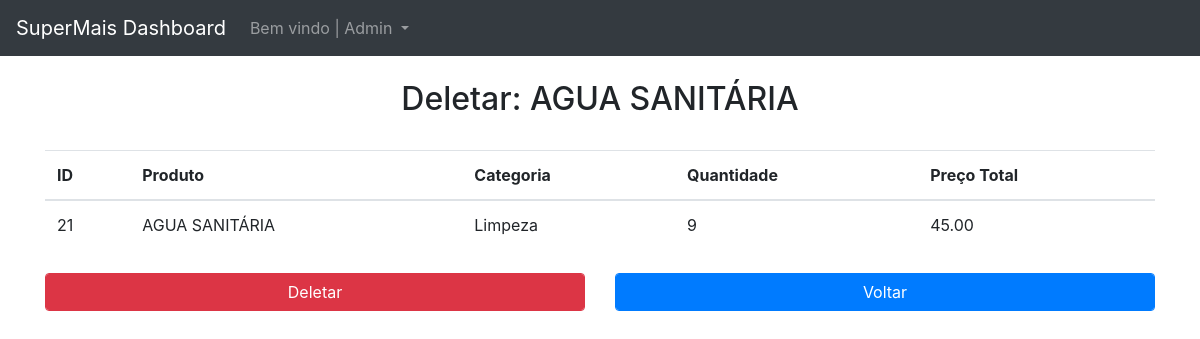
/dashboard/produtos/deletar/21, run on an earlier commit of the app's database.
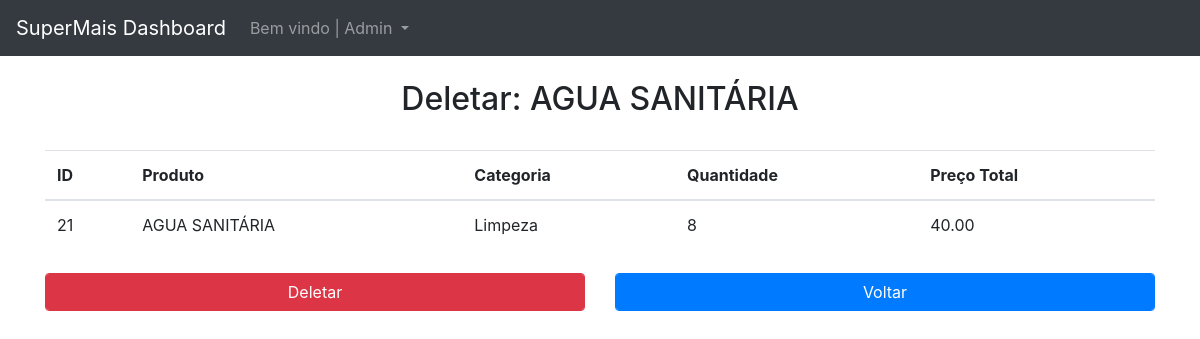
And on a later commit of the database.
### dashboard/models.py (models this page shows, shortened)
class Produto(models.Model):
    categoria = models.ForeignKey(Categoria, on_delete=models.CASCADE, verbose_name='Categoria')
    nome = models.CharField(max_length=150, unique=True, blank=False, null=False, verbose_name='Produto')
    quantidade = models.IntegerField(blank=False, null=False, verbose_name='Quantidade')
    valor_pago = models.DecimalField(max_digits=6, decimal_places=2, blank=False, null=False,verbose_name='Valor Pago')
    preco_medio = models.DecimalField(default=0.00, max_digits=5, decimal_places=2, blank=False, null=False,verbose_name='Preço de Venda',editable=False)
    data_criada = models.DateTimeField(auto_now_add=True, verbose_name='Criado')
    data_modificacao = models.DateTimeField(auto_now=True,verbose_name='Modificado')
    status = models.BooleanField(default=True, auto_created=True)

class Categoria(models.Model):
    nome = models.CharField(max_length=50, blank=True, null=True, unique=True, verbose_name='Categoria')
    def __str__(self):
        return self.nome

### dashboard/views.py (the view)
# urls.py: path('produtos/deletar/<int:id>', dash_produto_del, name='dash_produto_del'),
def dash_produto_del(request,id):
    if request.method == 'POST':
        get_instacia(request,id)['produto'].delete()
        return redirect('dash_produtos')
    else:
        return render(request,'dashboard/produtos/dash_produto_conf_del.html',get_instacia(request,id))

### dashboard/views.py (called while the page is built)
def get_instacia(request,id):
    contexto = {}
    produto = get_object_or_404(Produto, id=id)
    form = ProdutoForm(request.POST or None, instance=produto)
    contexto['form'] = form
    contexto['produto'] = produto
    return contexto

### dashboard/templates/dashboard/produtos/dash_produto_conf_del.html (shortened to what this page needs)
{% extends 'base.html' %}
{% block navbar %}
{% include 'parciais/_dash_header.html' %}
{% endblock %}
{% block main %}
<div class="container">
    <div class="row justify-content-md-center mt-4">
        <h2>Deletar: {{produto.nome}}</h2>
    </div>
    <div class=" justify-content-md-center mt-4">
        <table class="table table-hover mt-4">
            <thead>
                <tr>
                    <th>ID</th>
                    <th>Produto</th>
                    <th>Categoria</th>
                    <th>Quantidade</th>
                    <th>Preço Total</th>
                </tr>
            </thead>
            <tbody>
                <tr>
                    <td scope="row">{{produto.id}}</td>
                    <td scope="col">{{produto.nome}}</td>
                    <td scope="col">{{produto.categoria}}</td>
                    <td scope="col">{{produto.quantidade}}</td>
                    <td scope="col">{{produto.valor_pago}}</td>
                </tr>
            </tbody>
        </table>
    </div>
    <form action="{% url 'dash_produto_del' produto.id %}" method="POST" class="mt-4">
        <div class="row">
            <div class="col">
                <button type="submit" class="form-control btn btn-danger">Deletar</button>
            </div>
            <div class="col">
                <a href="{% url 'dash_produtos' %}" class="form-control btn btn-primary">Voltar</a>
            </div>
        </div>
    </form>
</div>
{% endblock %}

What changed in the data, as far as the page shows it:
changed Produto "AGUA SANITÁRIA": quantidade "9" → "8"; valor_pago "45.00" → "40.00"
